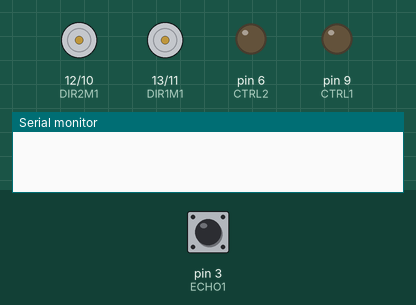
Simulated run of this sketch. Board: Arduino Uno, built with avr-gcc and run on an emulated ATmega328P. On the bench: motor-driver pin pairs drawn as motors (green arrow = first pin HIGH = forward, orange = second pin HIGH = backward, longer = more drive), output pins drawn as LEDs (lit = HIGH), the last lines printed to the serial monitor. Inputs (shaded band) come from the test bench; at power-on: pin 3 (ECHO1) LOW. Pins used as bus, display or sensor lines are not drawn.

Above: at 0.1 s.
At 1.2 s:
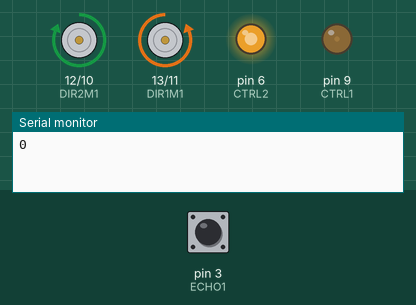
1.3 s: pin 3 (ECHO1) pulsed HIGH 2 times (0.12 s each, 0.3 s apart)
At 2.1 s:
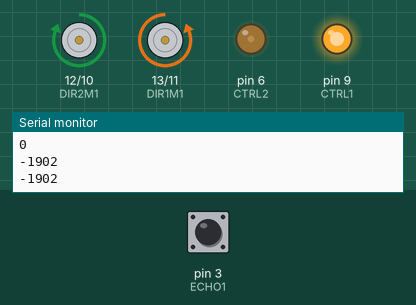
Timing chart, 0 to 4.3 s (numbered marks = the images above; inputs shaded):
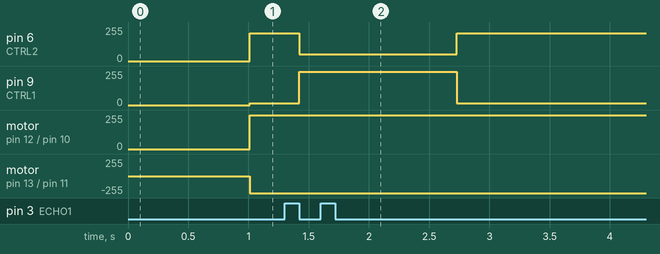

Measured:
- after the input at 1.3 s, pin 6 (CTRL2): 210/255 → 50/255 after 0.12 s, → 210/255 1.3 s later; pin 9 (CTRL1): 15/255 → 250/255 after 0.12 s, → 15/255 1.3 s later

The sketch:

bot2.ino
```cpp
#include <SoftwareSerial.h>
SoftwareSerial mySerial(7,8);//(TX,RX)

int STATE = 1;
int flag = 0;
int DIST1,DIST2;
int TRIG1 = 2;
int ECHO1 = 3;
int TRIG2 = 4;
int ECHO2 = 5;
const byte CTRL1=9;
const byte CTRL2=6;
const byte DIR1M1 = 13;
const byte DIR2M1 = 12;

const byte DIR1M2 = 11;
const byte DIR2M2 = 10;
/////////////////////
char SERIAL_TEXT[50]; //var text serial

void cekBluetooth()
{
  mySerial.listen();
  while (mySerial.available() > 0) {
    char inByte = mySerial.read();
    Serial.println(inByte);
  }
}


void setup() {

  pinMode(A0,INPUT);
  pinMode(A1,INPUT);
  pinMode(TRIG1,OUTPUT);
  pinMode(ECHO1,INPUT);
  pinMode(TRIG2,OUTPUT);
  pinMode(ECHO2,INPUT);
  pinMode(DIR1M1,OUTPUT);
  pinMode(DIR2M1,OUTPUT);

  pinMode(DIR1M2,OUTPUT);
  pinMode(DIR2M2,OUTPUT);
  /////////////

  Serial.begin(9600);
  mySerial.begin(9600);
}

void loop() {

  //cekBluetooth();
  //if (analogRead(A1)>1000) STATE = 1;
  //else STATE = 0;
  //Serial.print(analogRead(A1));
  //Serial.print(' ');
  //Serial.println(STATE);
  if(STATE!=1) play();
  else
  {
    DIST1 = ultra(TRIG1);
    Serial.println(DIST1);
    //DIST2 = ultra(TRIG2);
    parking(DIST1,DIST2);
    //stable();
  }

}
void play()
{
 char inByte;
 while (mySerial.available() <= 0) {}
 inByte = mySerial.read();
 //Serial.println(inByte);
 if(inByte=='S') stable();
 else if(inByte=='F') front();
 else if(inByte=='B') back();
 else if(inByte=='R') left();
 else if(inByte=='L') right();

}
void stable()
{
  digitalWrite(DIR1M1,LOW);
  digitalWrite(DIR2M1,LOW);

  digitalWrite(DIR1M2,LOW);
  digitalWrite(DIR2M2,LOW);

}
void front()
{
 digitalWrite(DIR1M1,LOW);
 digitalWrite(DIR2M1,HIGH);

 digitalWrite(DIR1M2,HIGH);
 digitalWrite(DIR2M2,LOW);

}
void back()
{
  digitalWrite(DIR1M1,HIGH);
  digitalWrite(DIR2M1,LOW);

  digitalWrite(DIR1M2,LOW);
  digitalWrite(DIR2M2,HIGH);

}

void right()
{
 digitalWrite(DIR1M1,LOW);
 digitalWrite(DIR2M1,HIGH);

 digitalWrite(DIR1M2,LOW);
 digitalWrite(DIR2M2,HIGH);

}
void left()
{
 digitalWrite(DIR1M1,HIGH);
 digitalWrite(DIR2M1,LOW);

 digitalWrite(DIR1M2,HIGH);
 digitalWrite(DIR2M2,LOW);

}
void parking(int d1,int d2)
{


    if((d1<0 || d1 >50)&& flag <5)
   {  analogWrite(CTRL1,250);
      analogWrite(CTRL2,50);
      front();
   }

  else if(d1 <= 50 && flag <1100 )
  {

  flag= flag + 1;
  analogWrite(CTRL1,15);
  analogWrite(CTRL2,210);
  front();

  }
  else
  {
    stable();
  }


}
int ultra(int TRIG)
{
  digitalWrite(TRIG,HIGH);
  delay(10);
  digitalWrite(TRIG,LOW);
  int dur1 =pulseIn(ECHO1,HIGH);
  int DIST = (dur1/2)/2.91;
  return DIST;
}
```
